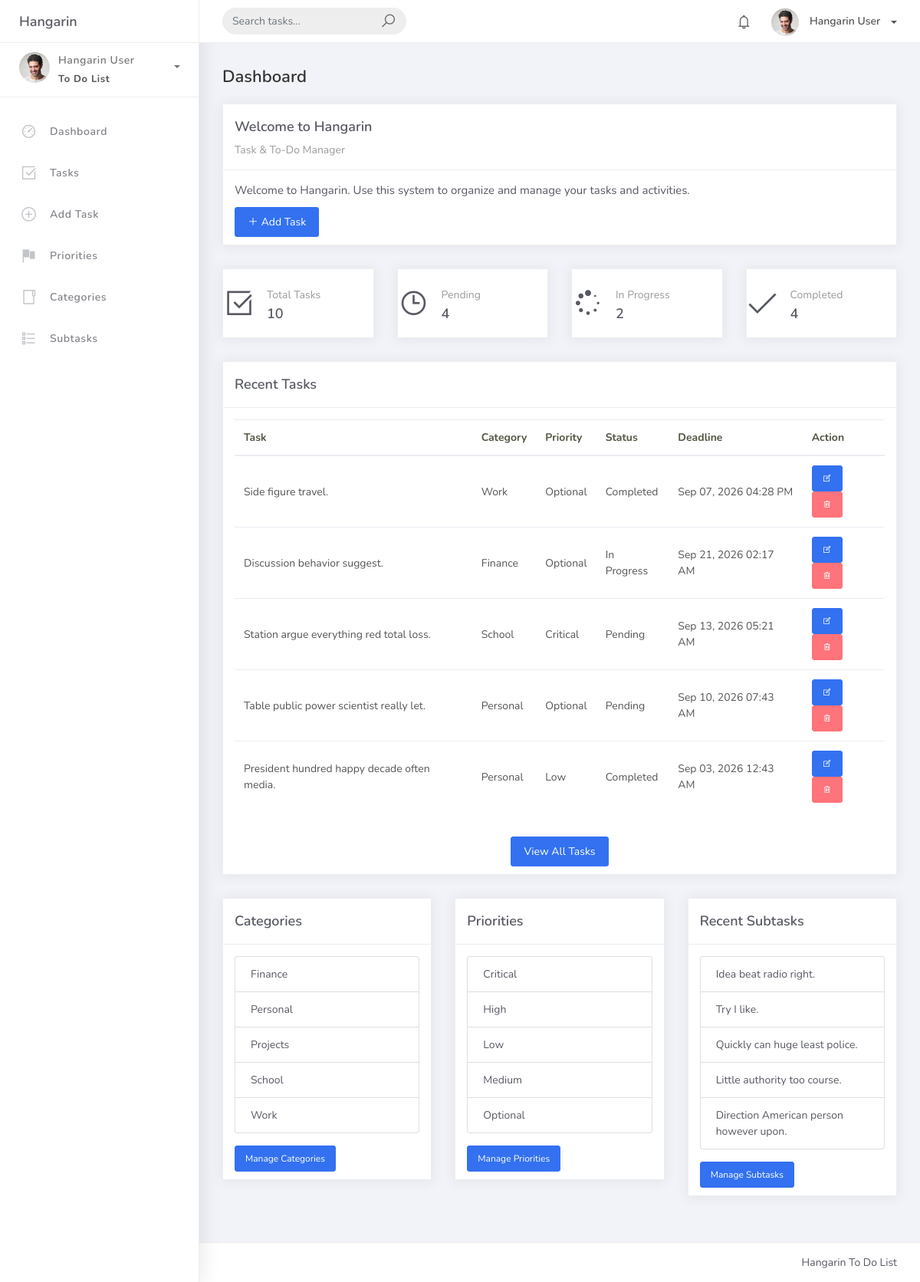
The page / on the database its author committed.
### hangarin/models.py (models this page shows, shortened)
class BaseModel(models.Model):
    created_at = models.DateTimeField(auto_now_add=True, db_index=True)
    updated_at = models.DateTimeField(auto_now=True)
    class Meta:
        abstract = True

class Task(BaseModel):
    title = models.CharField(max_length=250)
    description = models.CharField(max_length=500)
    deadline = models.DateTimeField()
    status = models.CharField(
        max_length=50,
        choices=[
            ("Pending", "Pending"),
            ("In Progress", "In Progress"),
            ("Completed", "Completed"),
        ],
        default="Pending"
    )
    category = models.ForeignKey(
        Category,
        on_delete=models.CASCADE
    )
    priority = models.ForeignKey(
        Priority,
        on_delete=models.CASCADE
    )

class Category(BaseModel):
    name = models.CharField(max_length=100)
    class Meta:
        verbose_name = "Category"
        verbose_name_plural = "Categories"

class Priority(BaseModel):
    name = models.CharField(max_length=100)
    class Meta:
        verbose_name = "Priority"
        verbose_name_plural = "Priorities"

class SubTask(BaseModel):
    parent_task = models.ForeignKey(
        Task,
        on_delete=models.CASCADE
    )
    title = models.CharField(max_length=250)
    status = models.CharField(
        max_length=50,
        choices=[
            ("Pending", "Pending"),
            ("In Progress", "In Progress"),
            ("Completed", "Completed"),
        ],
        default="Pending"
    )

### hangarin/views.py (the view)
class HomePageView(ListView):
    model = Task
    template_name = "home.html"
    context_object_name = "recent_tasks"
    def get_queryset(self):
        return Task.objects.select_related(
            "category",
            "priority"
        ).order_by("-created_at")[:5]
    def get_context_data(self, **kwargs):
        context = super().get_context_data(**kwargs)
        context["total_tasks"] = Task.objects.count()
        context["pending_tasks"] = Task.objects.filter(
            status="Pending"
        ).count()
        context["completed_tasks"] = Task.objects.filter(
            status="Completed"
        ).count()
        context["in_progress_tasks"] = Task.objects.filter(
            status="In Progress"
        ).count()
        context["total_categories"] = Category.objects.count()
        context["total_priorities"] = Priority.objects.count()
        context["total_subtasks"] = SubTask.objects.count()
        context["categories"] = Category.objects.all().order_by("name")
        context["priorities"] = Priority.objects.all().order_by("name")
        context["subtasks"] = SubTask.objects.select_related(
            "parent_task"
        ).order_by("-created_at")[:5]
        return context

### templates/home.html (shortened to what this page needs)
{% extends "base.html" %}
{% block content %}
<div class="page-inner">
    <div class="page-header">
        <h4 class="page-title">
            Dashboard
        </h4>
    </div>
    <div class="row">
        <div class="col-md-12">
            <div class="card">
                <div class="card-header">
                    <div class="card-title">
                        Welcome to Hangarin
                    </div>
                    <div class="card-category">
                        Task & To-Do Manager
                    </div>
                </div>
                <div class="card-body">
                    <p>
                        Welcome to Hangarin. Use this system to organize
                        and manage your tasks and activities.
                    </p>
                    <a
                        href="{% url 'task-add' %}"
                        class="btn btn-primary">
                        <i class="la la-plus"></i>
                        Add Task
                    </a>
                </div>
            </div>
        </div>
    </div>
    <div class="row">
        <div class="col-sm-6 col-md-3">
            <div class="card card-stats card-round">
                <div class="card-body">
                    <div class="row align-items-center">
                        <div class="col-icon">
                            <div class="icon-big text-center icon-primary bubble-shadow-small">
                                <i class="la la-check-square"></i>
                            </div>
                        </div>
                        <div class="col col-stats ml-3 ml-sm-0">
                            <div class="numbers">
                                <p class="card-category">
                                    Total Tasks
                                </p>
                                <h4 class="card-title">
                                    {{ total_tasks }}
                                </h4>
                            </div>
                        </div>
                    </div>
                </div>
            </div>
        </div>
        <div class="col-sm-6 col-md-3">
            <div class="card card-stats card-round">
                <div class="card-body">
                    <div class="row align-items-center">
                        <div class="col-icon">
                            <div class="icon-big text-center icon-warning bubble-shadow-small">
                                <i class="la la-clock-o"></i>
                            </div>
                        </div>
                        <div class="col col-stats ml-3 ml-sm-0">
                            <div class="numbers">
                                <p class="card-category">
                                    Pending
                                </p>
                                <h4 class="card-title">
                                    {{ pending_tasks }}
                                </h4>
                            </div>
                        </div>
                    </div>
                </div>
            </div>
        </div>
        <div class="col-sm-6 col-md-3">
            <div class="card card-stats card-round">
                <div class="card-body">
                    <div class="row align-items-center">
                        <div class="col-icon">
                            <div class="icon-big text-center icon-info bubble-shadow-small">
                                <i class="la la-spinner"></i>
                            </div>
                        </div>
                        <div class="col col-stats ml-3 ml-sm-0">
                            <div class="numbers">
                                <p class="card-category">
                                    In Progress
                                </p>
                                <h4 class="card-title">
                                    {{ in_progress_tasks }}
                                </h4>
                            </div>
                        </div>
                    </div>
                </div>
            </div>
        </div>
        <div class="col-sm-6 col-md-3">
            <div class="card card-stats card-round">
                <div class="card-body">
                    <div class="row align-items-center">
                        <div class="col-icon">
                            <div class="icon-big text-center icon-success bubble-shadow-small">
                                <i class="la la-check"></i>
                            </div>
                        </div>
                        <div class="col col-stats ml-3 ml-sm-0">
                            <div class="numbers">
                                <p class="card-category">
                                    Completed
                                </p>
                                <h4 class="card-title">
                                    {{ completed_tasks }}
                                </h4>
                            </div>
                        </div>
                    </div>
                </div>
            </div>
        </div>
    </div>
    <div class="row">
        <div class="col-md-12">
            <div class="card">
                <div class="card-header">
                    <div class="card-title">
                        Recent Tasks
                    </div>
                </div>
                <div class="card-body">
                    {% if recent_tasks %}
                        <div class="table-responsive">
                            <table class="table table-hover">
                                <thead>
                                    <tr>
                                        <th>
                                            Task
                                        </th>
                                        <th>
                                            Category
                                        </th>
                                        <th>
                                            Priority
                                        </th>
                                        <th>
                                            Status
                                        </th>
                                        <th>
                                            Deadline
                                        </th>
                                        <th>
                                            Action
                                        </th>
                                    </tr>
                                </thead>
                                <tbody>
                                    {% for task in recent_tasks %}
                                        <tr>
                                            <td>
                                                {{ task.title }}
                                            </td>
                                            <td>
                                                {% if task.category %}
                                                    {{ task.category.name }}
                                                {% else %}
                                                    -
                                                {% endif %}
                                            </td>
                                            <td>
                                                {% if task.priority %}
                                                    {{ task.priority.name }}
                                                {% else %}
                                                    -
                                                {% endif %}
                                            </td>
                                            <td>
                                                {{ task.status }}
                                            </td>
                                            <td>
                                                {% if task.deadline %}
                                                    {{ task.deadline|date:"M d, Y h:i A" }}
                                                {% else %}
                                                    -
                                                {% endif %}
                                            </td>
                                            <td>
                                                <a
                                                    href="{% url 'task-update' task.pk %}"
                                                    class="btn btn-sm btn-primary">
                                                    <i class="la la-edit"></i>
                                                </a>
                                                <a
                                                    href="{% url 'task-delete' task.pk %}"
                                                    class="btn btn-sm btn-danger">
                                                    <i class="la la-trash"></i>
                                                </a>
                                            </td>
                                        </tr>
                                    {% endfor %}
                                </tbody>
                            </table>
                        </div>
                        <div class="text-center mt-3">
                            <a
                                href="{% url 'task-list' %}"
                                class="btn btn-primary">
                                View All Tasks
                            </a>
                        </div>
                    {% endif %}
                </div>
            </div>
        </div>
    </div>
    <div class="row">
        <div class="col-md-4">
            <div class="card">
                <div class="card-header">
                    <div class="card-title">
                        Categories
                    </div>
                </div>
                <div class="card-body">
                    {% if categories %}
                        <ul class="list-group">
                            {% for category in categories %}
                                <li class="list-group-item">
                                    {{ category.name }}
                                </li>
                            {% endfor %}
                        </ul>
                    {% else %}
                        <p class="text-muted">
                            No categories available.
                        </p>
                    {% endif %}
                    <a
                        href="{% url 'category-list' %}"
                        class="btn btn-primary btn-sm mt-3">
                        Manage Categories
                    </a>
                </div>
            </div>
        </div>
        <div class="col-md-4">
            <div class="card">
                <div class="card-header">
                    <div class="card-title">
                        Priorities
                    </div>
                </div>
                <div class="card-body">
                    {% if priorities %}
                        <ul class="list-group">
                            {% for priority in priorities %}
                                <li class="list-group-item">
                                    {{ priority.name }}
                                </li>
                            {% endfor %}
                        </ul>
                    {% else %}
                        <p class="text-muted">
                            No priorities available.
                        </p>
                    {% endif %}
                    <a
                        href="{% url 'priority-list' %}"
                        class="btn btn-primary btn-sm mt-3">
                        Manage Priorities
                    </a>
                </div>
            </div>
        </div>
        <div class="col-md-4">
            <div class="card">
                <div class="card-header">
                    <div class="card-title">
                        Recent Subtasks
                    </div>
                </div>
                <div class="card-body">
                    {% if subtasks %}
                        <ul class="list-group">
                            {% for subtask in subtasks %}
                                <li class="list-group-item">
                                    {{ subtask.title }}
                                </li>
                            {% endfor %}
                        </ul>
                    {% else %}
                        <p class="text-muted">
                            No subtasks available.
                        </p>
                    {% endif %}
                    <a
                        href="{% url 'subtask-list' %}"
                        class="btn btn-primary btn-sm mt-3">
                        Manage Subtasks
                    </a>
                </div>
            </div>
        </div>
    </div>
</div>
{% endblock %}

### rows shown on the page
Task: title "Side figure travel.", category.name "Work", priority.name "Optional", status "Completed", deadline "Sep 07, 2026 04:28 PM"
Task: title "Discussion behavior suggest.", category.name "Finance", priority.name "Optional", status "In Progress", deadline "Sep 21, 2026 02:17 AM"
Task: title "Station argue everything red total loss.", category.name "School", priority.name "Critical", status "Pending", deadline "Sep 13, 2026 05:21 AM"
Task: title "Table public power scientist really let.", category.name "Personal", priority.name "Optional", status "Pending", deadline "Sep 10, 2026 07:43 AM"
Task: title "President hundred happy decade often media.", category.name "Personal", priority.name "Low", status "Completed", deadline "Sep 03, 2026 12:43 AM"
Category: name "Finance"
Category: name "Personal"
Category: name "Projects"
Category: name "School"
Category: name "Work"
Priority: name "Critical"
Priority: name "High"
Priority: name "Low"
Priority: name "Medium"
Priority: name "Optional"
SubTask: title "Idea beat radio right."
SubTask: title "Try I like."
SubTask: title "Quickly can huge least police."
SubTask: title "Little authority too course."
SubTask: title "Direction American person however upon."

### other values the page prints
{{ total_tasks }} "10"
{{ pending_tasks }} "4"
{{ in_progress_tasks }} "2"
{{ completed_tasks }} "4"
